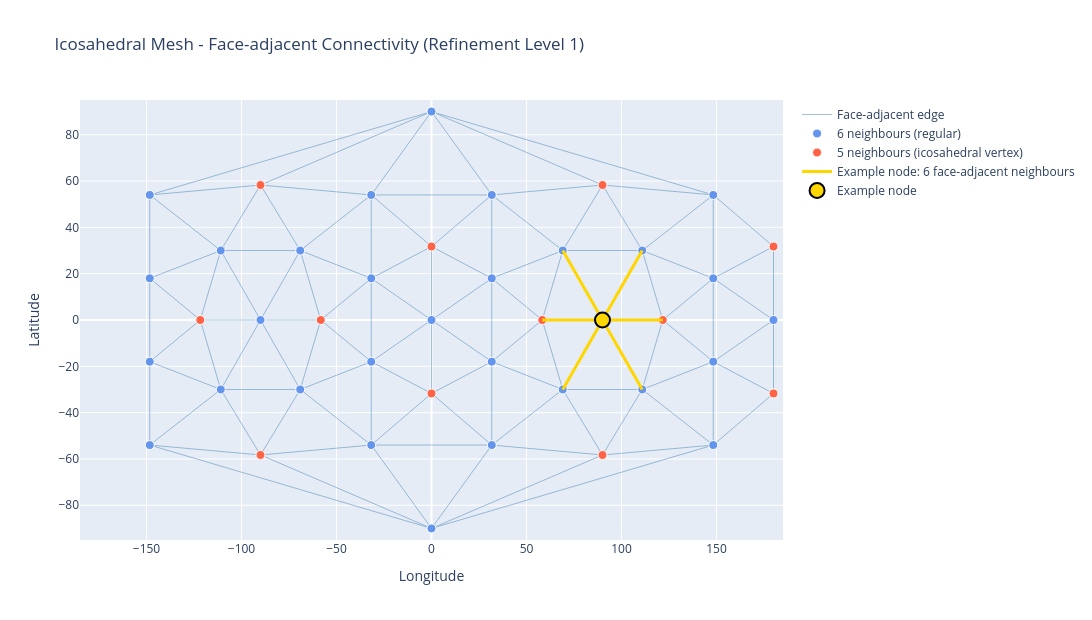

Notebook code for this chart:
### Markdown cell above
## 10. Face-Adjacent Connectivity

Every node connects to exactly 5 or 6 face-adjacent neighbours — 5 at the 12 original icosahedron vertices, 6 everywhere else. Connectivity is fully determined by the triangulation faces, no pattern kwarg needed.

### Code cell
import plotly.graph_objects as go

vertices, faces = generate_icosahedral_mesh(refinement_level=1)
lat_lon = cartesian_to_lat_lon(vertices)
lat, lon = lat_lon[:, 0], lat_lon[:, 1]

edges = set()
for f in faces:
    for i, j in [(0,1),(1,2),(2,0)]:
        edges.add((min(f[i],f[j]), max(f[i],f[j])))

degree = np.zeros(len(vertices), dtype=int)
for e in edges:
    degree[e[0]] += 1
    degree[e[1]] += 1

edge_lons, edge_lats = [], []
for e in edges:
    lo = [lon[e[0]], lon[e[1]]]
    la = [lat[e[0]], lat[e[1]]]
    if abs(lo[1] - lo[0]) < 180:
        edge_lons += [lo[0], lo[1], None]
        edge_lats += [la[0], la[1], None]

highlight_idx = next(i for i in range(len(vertices)) if degree[i]==6 and abs(lat[i]) < 20)
neighbours = [e[1] if e[0]==highlight_idx else e[0] for e in edges if highlight_idx in e]

hl_lons, hl_lats = [], []
for n in neighbours:
    if abs(lon[n] - lon[highlight_idx]) < 180:
        hl_lons += [lon[highlight_idx], lon[n], None]
        hl_lats += [lat[highlight_idx], lat[n], None]

fig = go.Figure()
fig.add_trace(go.Scatter(
    x=edge_lons, y=edge_lats, mode='lines',
    line=dict(color='steelblue', width=1), opacity=0.5,
    name='Face-adjacent edge', hoverinfo='skip'
))
fig.add_trace(go.Scatter(
    x=lon[degree==6], y=lat[degree==6], mode='markers',
    marker=dict(size=9, color='cornflowerblue', line=dict(color='white', width=1)),
    name='6 neighbours (regular)'
))
fig.add_trace(go.Scatter(
    x=lon[degree==5], y=lat[degree==5], mode='markers',
    marker=dict(size=9, color='tomato', line=dict(color='white', width=1)),
    name='5 neighbours (icosahedral vertex)'
))
fig.add_trace(go.Scatter(
    x=hl_lons, y=hl_lats, mode='lines',
    line=dict(color='gold', width=3),
    name=f'Example node: {degree[highlight_idx]} face-adjacent neighbours',
    hoverinfo='skip'
))
fig.add_trace(go.Scatter(
    x=[lon[highlight_idx]], y=[lat[highlight_idx]], mode='markers',
    marker=dict(size=15, color='gold', line=dict(color='black', width=2)),
    name='Example node'
))
fig.update_layout(
    title='Icosahedral Mesh - Face-adjacent Connectivity (Refinement Level 1)',
    xaxis_title='Longitude', yaxis_title='Latitude',
    xaxis=dict(range=[-185, 185]),
    yaxis=dict(range=[-95, 95]),
    width=1100, height=620,
)
fig.show()

### Figure 1 — Plotly figure (JSON) as saved in the notebook; plotly's stock layout.template omitted (floating-point values rounded to 4 significant figures; data arrays with more than 128 entries replaced by an {"elided": "..."} marker saying what was removed)
{"data": [{"hoverinfo": "skip", "line": {"color": "steelblue", "width": 1}, "mode": "lines", "name": "Face-adjacent edge", "opacity": 0.5, "type": "scatter", "x": {"elided": "336 float values"}, "y": {"elided": "336 float values"}}, {"marker": {"color": "cornflowerblue", "line": {"color": "white", "width": 1}, "size": 9}, "mode": "markers", "name": "6 neighbours (regular)", "type": "scatter", "x": [90.0, -90.0, -110.9, -69.09, 110.9, 69.09, 0.0, -110.9, -69.09, 110.9, 69.09, 0.0, 31.72, -31.72, -31.72, 31.72, 31.72, -31.72, -31.72, 31.72, 0.0, 148.3, -148.3, -148.3, 148.3, 148.3, -148.3, -148.3, 148.3, 180.0], "y": [0.0, 0.0, 30.0, 30.0, 30.0, 30.0, 90.0, -30.0, -30.0, -30.0, -30.0, -90.0, -18.0, -18.0, -54.0, -54.0, 18.0, 18.0, 54.0, 54.0, 0.0, -18.0, -18.0, -54.0, -54.0, 18.0, 18.0, 54.0, 54.0, 0.0]}, {"marker": {"color": "tomato", "line": {"color": "white", "width": 1}, "size": 9}, "mode": "markers", "name": "5 neighbours (icosahedral vertex)", "type": "scatter", "x": [121.7, 58.28, -121.7, -58.28, -90.0, 90.0, -90.0, 90.0, 0.0, 0.0, 180.0, 180.0], "y": [0.0, 0.0, 0.0, 0.0, 58.28, 58.28, -58.28, -58.28, -31.72, 31.72, -31.72, 31.72]}, {"hoverinfo": "skip", "line": {"color": "gold", "width": 3}, "mode": "lines", "name": "Example node: 6 face-adjacent neighbours", "type": "scatter", "x": [90, 69.09, null, 90, 58.28, null, 90, 69.09, null, 90, 110.9, null, 90, 110.9, null, 90, 121.7, null], "y": [0, -30.0, null, 0, 0, null, 0, 30.0, null, 0, -30.0, null, 0, 30.0, null, 0, 0, null]}, {"marker": {"color": "gold", "line": {"color": "black", "width": 2}, "size": 15}, "mode": "markers", "name": "Example node", "type": "scatter", "x": [90], "y": [0]}], "layout": {"height": 620, "title": {"text": "Icosahedral Mesh - Face-adjacent Connectivity (Refinement Level 1)"}, "width": 1100, "xaxis": {"range": [-185, 185], "title": {"text": "Longitude"}}, "yaxis": {"range": [-95, 95], "title": {"text": "Latitude"}}}}
